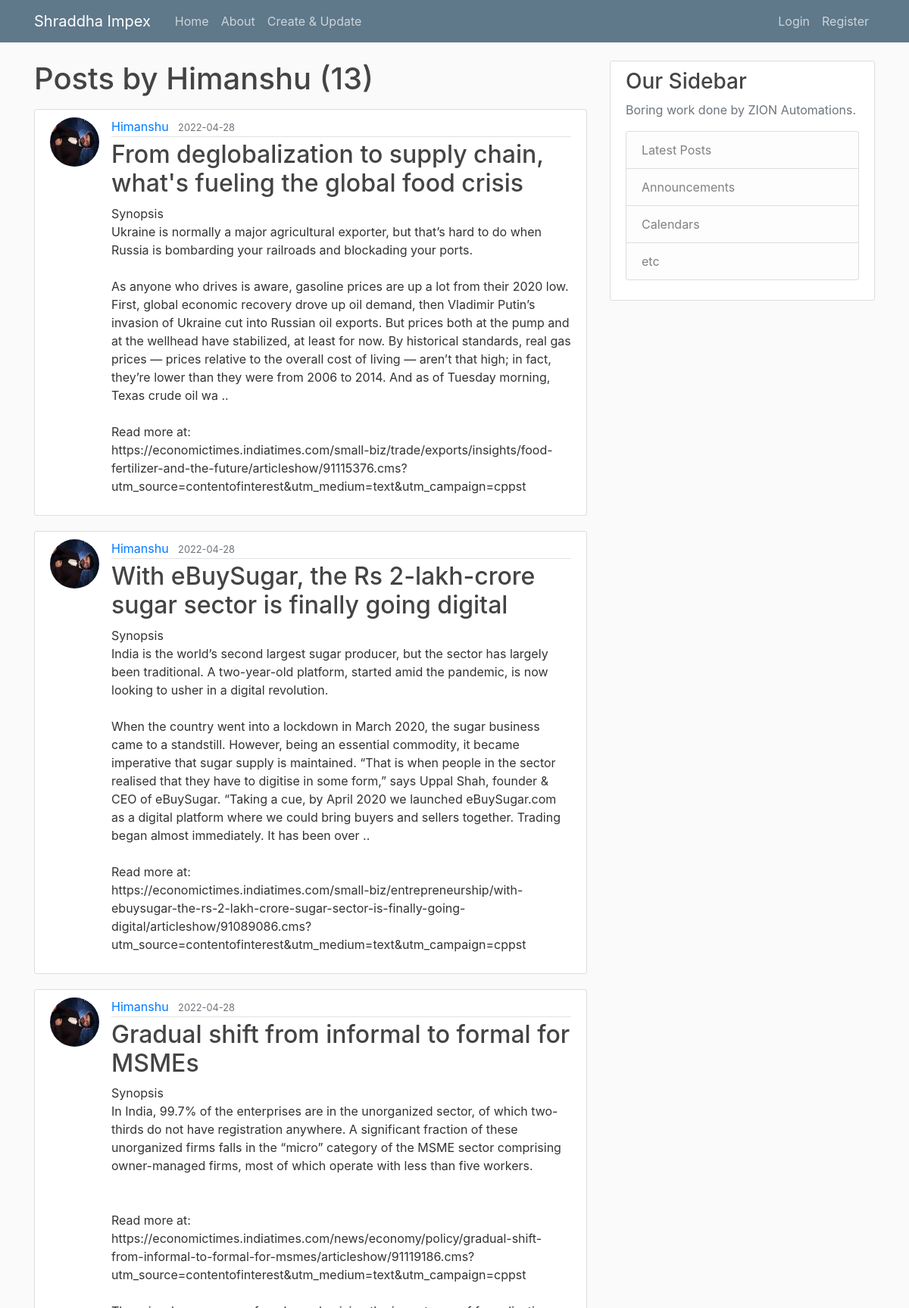
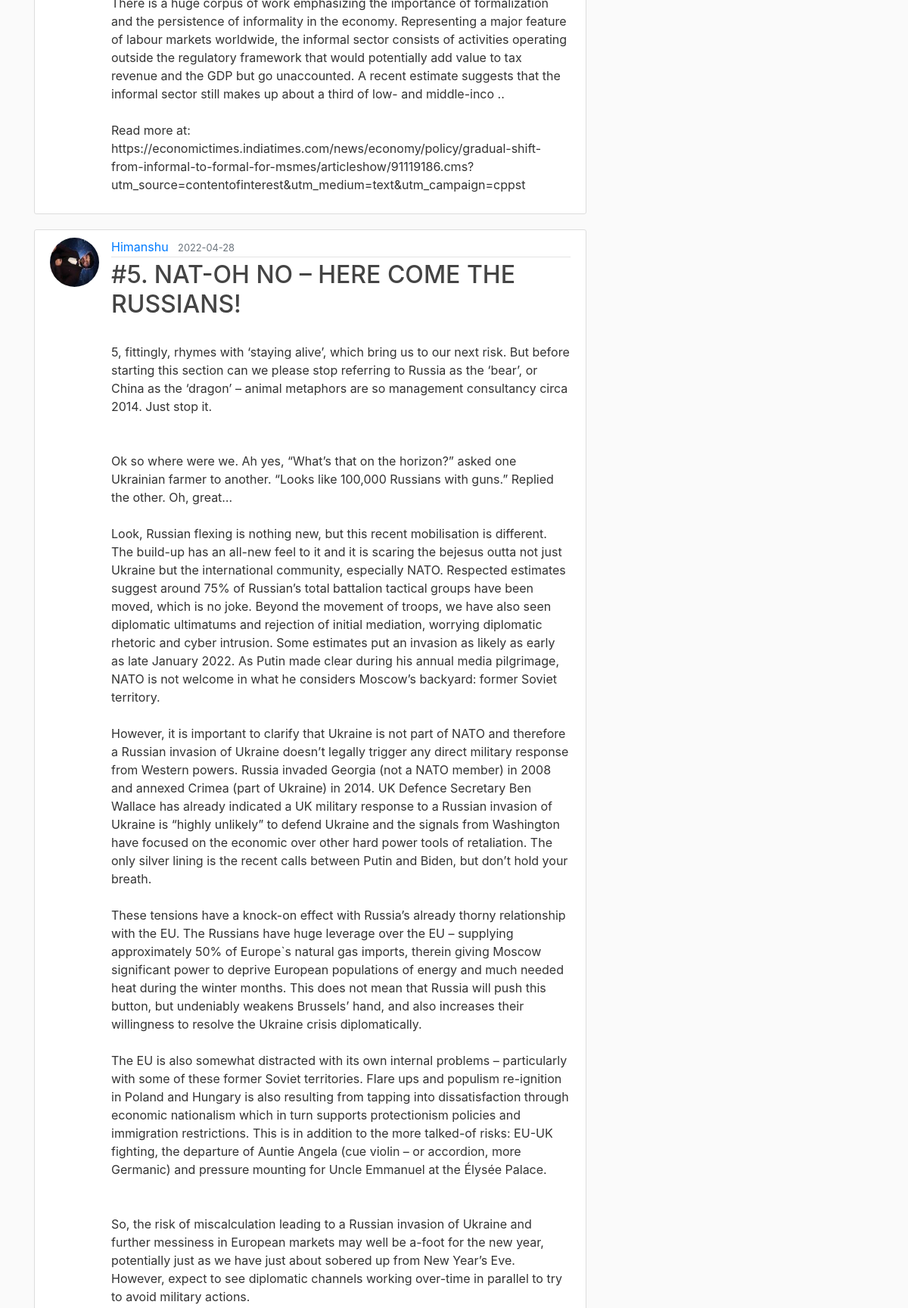
Page /user/Himanshu?page=2 (upper part) on the committed database (2 pictures, top to bottom).
### webapp_1/models.py (models this page shows, shortened)
class User(db.Model, UserMixin):
    id = db.Column(db.Integer, primary_key=True)
    username = db.Column(db.String(20), unique=True, nullable=False)
    email = db.Column(db.String(120), unique=True, nullable=False)
    image_file = db.Column(db.String(20), nullable=False, default='default.jpg')
    password = db.Column(db.String(60), nullable=False)
    posts = db.relationship('Post', backref='author', lazy=True)

class Post(db.Model):
    id = db.Column(db.Integer, primary_key=True)
    title = db.Column(db.String(100), nullable=False)
    post_date = db.Column(db.DateTime, nullable=False, default=datetime.utcnow)
    content = db.Column(db.Text, nullable=False)
    user_id = db.Column(db.Integer, db.ForeignKey('user.id'), nullable=False)

### webapp_1/users/routes.py (the view)
@users.route("/user/<string:username>")
def user_posts(username):
    page = request.args.get('page', 1, type=int)
    user = User.query.filter_by(username=username).first_or_404()
    posts = Post.query.filter_by(author=user)\
        .order_by(Post.post_date.desc())\
        .paginate(page=page, per_page=5)
    return render_template('user_posts.html', posts=posts, user=user)

### webapp_1/templates/user_posts.html (shortened to what this page needs)
{% extends "layout.html" %}
{% block content %}
    <h1 class="mb-3">Posts by {{ user.username }} ({{ posts.total }})</h1>
    {% for post in posts.items %}
        <article class="media content-section">
          <img class="rounded-circle article-img" src="{{ url_for('static', filename='profile_pics/' + post.author.image_file) }}">
          <div class="media-body">
            <div class="article-metadata">
              <a class="mr-2" href="{{ url_for('users.user_posts', username=post.author.username) }}">{{ post.author.username }}</a>
              <small class="text-muted">{{ post.post_date.strftime('%Y-%m-%d') }}</small>
            </div>
            <h2><a class="article-title" href="{{ url_for('posts.post', post_id=post.id) }}">{{ post.title }}</a></h2>
            <p class="article-content">{{ post.content }}</p>
          </div>
        </article>
    {% endfor %}
{% endblock content %}

### webapp_1/static/main.css (style rules this page uses)
body { background: #fafafa; color: #333333; margin-top: 5rem; }
h1, h2, h3, h4, h5, h6 { color: #444444; }
.content-section { background: #ffffff; padding: 10px 20px; border: 1px solid #dddddd; border-radius: 3px; margin-bottom: 20px; }
.article-title { color: #444444; }
.article-content { white-space: pre-line; }
.article-img { height: 65px; width: 65px; margin-right: 16px; }
.article-metadata { padding-bottom: 1px; margin-bottom: 4px; border-bottom: 1px solid #e3e3e3 }

### rows in the picture
User: username "Himanshu"
Post: image_file (picture), author.username "Himanshu", post_date "2022-04-28", title "From deglobalization to supply chain, what's fueling the global food crisis", content "Synopsis Ukraine is normally a major agricultural exporter, but that’s hard to do when Russia is bombarding your railroads and blockading your ports. As anyone who drives is aware, gasoline prices are up a lot from their 2020 low. First, global economic recovery drove up oil demand, then Vladimir Putin’s invasion of Ukraine cut into Russian oil exports. But prices both at the pump and at the wellhead have stabilized, at least for now. By historical standards, real gas prices — prices relative to the overall cost of living — aren’t that high; in fact, they’re lower than they were from 2006 to 2014. And as of Tuesday morning, Texas crude oil wa .. Read more at:…"
Post: image_file (picture), author.username "Himanshu", post_date "2022-04-28", title "With eBuySugar, the Rs 2-lakh-crore sugar sector is finally going digital", content "Synopsis India is the world’s second largest sugar producer, but the sector has largely been traditional. A two-year-old platform, started amid the pandemic, is now looking to usher in a digital revolution. When the country went into a lockdown in March 2020, the sugar business came to a standstill. However, being an essential commodity, it became imperative that sugar supply is maintained. “That is when people in the sector realised that they have to digitise in some form,” says Uppal Shah, founder & CEO of eBuySugar. “Taking a cue, by April 2020 we launched eBuySugar.com as a digital platform where we could bring buyers and sellers together. Trading began almost immediately. It has been…"
Post: image_file (picture), author.username "Himanshu", post_date "2022-04-28", title "Gradual shift from informal to formal for MSMEs", content "Synopsis In India, 99.7% of the enterprises are in the unorganized sector, of which two-thirds do not have registration anywhere. A significant fraction of these unorganized firms falls in the “micro” category of the MSME sector comprising owner-managed firms, most of which operate with less than five workers. Read more at: https://economictimes.indiatimes.com/news/economy/policy/gradual-shift-from-informal-to-formal-for-msmes/articleshow/91119186.cms?utm_source=contentofinterest&utm_medium=text&utm_campaign=cppst There is a huge corpus of work emphasizing the importance of formalization and the persistence of informality in the economy. Representing a major feature of labour markets…"
Post: image_file (picture), author.username "Himanshu", post_date "2022-04-28", title "#5. NAT-OH NO – HERE COME THE RUSSIANS!", content "5, fittingly, rhymes with ‘staying alive’, which bring us to our next risk. But before starting this section can we please stop referring to Russia as the ‘bear’, or China as the ‘dragon’ – animal metaphors are so management consultancy circa 2014. Just stop it. Ok so where were we. Ah yes, “What’s that on the horizon?” asked one Ukrainian farmer to another. “Looks like 100,000 Russians with guns.” Replied the other. Oh, great… Look, Russian flexing is nothing new, but this recent mobilisation is different. The build-up has an all-new feel to it and it is scaring the bejesus outta not just Ukraine but the international community, especially NATO. Respected estimates suggest around 75% of…"

### other values in the picture
{{ posts.total }} "13"
